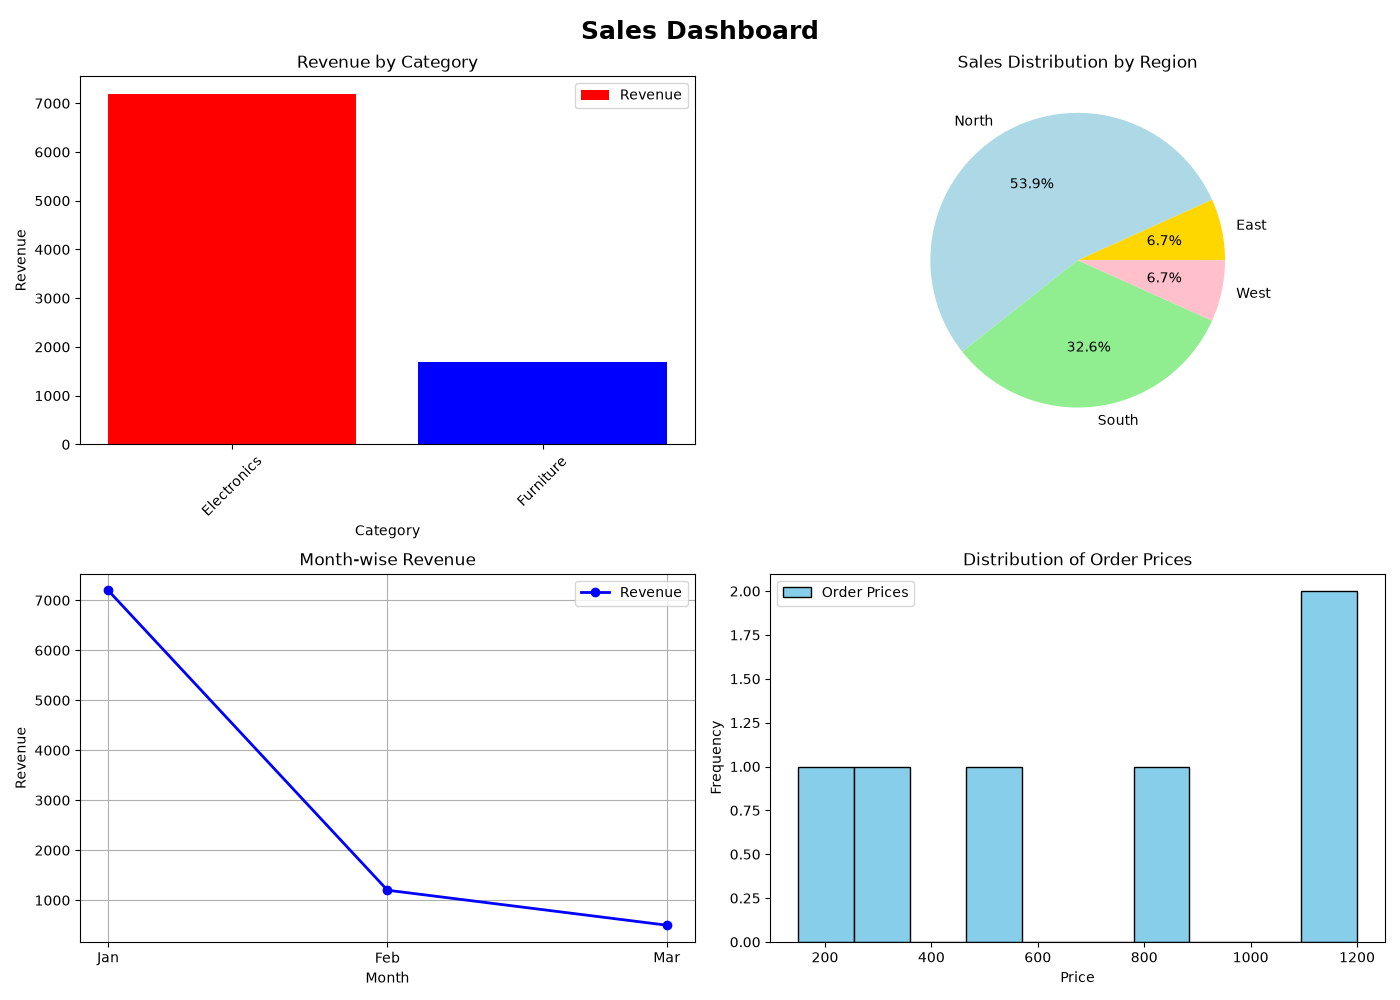

This chart was generated by the following Python code:

# SALES DATA DASHBOARD SYSTEM
# Part 1
# Import Libraries + Load Dataset + Data Cleaning

import pandas as pd
import matplotlib.pyplot as plt
from matplotlib.backends.backend_pdf import PdfPages


# Load Dataset


try:
    df = pd.read_csv("sales_data.csv")
    print("=" * 60)
    print("Sales Dataset Loaded Successfully!")
    print("=" * 60)

except FileNotFoundError:
    print("Error: sales_data.csv not found.")
    exit()


# Display Dataset

print("\nFirst 5 Rows")
print(df.head())

print("\nLast 5 Rows")
print(df.tail())

print("\nDataset Shape")
print(df.shape)

print("\nColumn Names")
print(df.columns)

print("\nDataset Information")
print(df.info())

print("\nMissing Values")
print(df.isnull().sum())


# Data Cleaning

# Convert Date Column

df["date"] = pd.to_datetime(
    df["date"],
    errors="coerce"
)

# Convert Price into Numeric

df["price"] = pd.to_numeric(
    df["price"],
    errors="coerce"
)

# Convert Quantity into Numeric

df["quantity"] = pd.to_numeric(
    df["quantity"],
    errors="coerce"
)

# Remove Missing Values

df.dropna(
    subset=[
        "date",
        "price",
        "quantity"
    ],
    inplace=True
)

# Remove Duplicate Records

duplicates = df.duplicated().sum()

print("\nDuplicate Rows :", duplicates)

df.drop_duplicates(inplace=True)

# Reset Index

df.reset_index(
    drop=True,
    inplace=True
)

print("\nDataset After Cleaning")

print(df.head())


# Revenue Calculation


df["revenue"] = (
    df["price"] *
    df["quantity"]
)

print("\nRevenue Column Created Successfully")

print(
    df[
        [
            "product",
            "price",
            "quantity",
            "revenue"
        ]
    ].head()
)


# Basic Statistics


print("\nBasic Statistics")

print(df.describe())

print("\nTotal Revenue")

print(df["revenue"].sum())

print("\nAverage Revenue")

print(df["revenue"].mean())

print("\nHighest Revenue")

print(df["revenue"].max())

print("\nLowest Revenue")

print(df["revenue"].min())

print("\nRevenue Column Information")

print(df["revenue"].describe())

print("\nPart 1 Completed Successfully!")

print("=" * 60)


# PART 2
# Feature Engineering + Dashboard


# Month Feature


df["month"] = df["date"].dt.strftime("%b")
df["month_number"] = df["date"].dt.month

print("\nMonth Column")

print(df[["date", "month"]].head())

# Revenue by Category


category_sales = (
    df.groupby("category")["revenue"]
      .sum()
)

print("\nRevenue by Category")

print(category_sales)


# Revenue by Region


region_sales = (
    df.groupby("region")["revenue"]
      .sum()
)

print("\nRevenue by Region")

print(region_sales)


# Monthly Revenue


monthly_sales = (
    df.groupby(["month_number", "month"])["revenue"]
      .sum()
      .reset_index()
      .sort_values("month_number")
)

print("\nMonthly Revenue")

print(monthly_sales)


# Dashboard (2 × 2)


fig, axes = plt.subplots(
    2,
    2,
    figsize=(14,10)
)

fig.suptitle(
    "Sales Dashboard",
    fontsize=18,
    fontweight="bold"
)


# Chart 1
# Revenue by Category
# 

axes[0,0].bar(
    category_sales.index,
    category_sales.values,
    color=["red","blue","green","orange","purple"]
)

axes[0,0].set_title("Revenue by Category")
axes[0,0].set_xlabel("Category")
axes[0,0].set_ylabel("Revenue")
axes[0,0].legend(["Revenue"])
axes[0,0].tick_params(axis="x", rotation=45)


# Chart 2
# Sales Distribution by Region


axes[0,1].pie(
    region_sales.values,
    labels=region_sales.index,
    autopct="%1.1f%%",
    colors=[
        "gold",
        "lightblue",
        "lightgreen",
        "pink",
        "orange"
    ]
)

axes[0,1].set_title("Sales Distribution by Region")


# Chart 3
# Monthly Revenue


axes[1,0].plot(
    monthly_sales["month"],
    monthly_sales["revenue"],
    marker="o",
    color="blue",
    linewidth=2,
    label="Revenue"
)

axes[1,0].set_title("Month-wise Revenue")
axes[1,0].set_xlabel("Month")
axes[1,0].set_ylabel("Revenue")
axes[1,0].legend()
axes[1,0].grid(True)


# Chart 4
# Histogram

axes[1,1].hist(
    df["price"],
    bins=10,
    color="skyblue",
    edgecolor="black",
    label="Order Prices"
)

axes[1,1].set_title("Distribution of Order Prices")
axes[1,1].set_xlabel("Price")
axes[1,1].set_ylabel("Frequency")
axes[1,1].legend()

# Save Dashboard


plt.tight_layout()

plt.savefig("sales_dashboard.png")

plt.show()

print("\nDashboard Saved Successfully!")

print("=" * 60)
print("Part 2 Completed Successfully!")
print("=" * 60)


# PART 3
# Scatter Plot + Outliers + Stacked Bar Chart



# Detect Outliers


# Using IQR Method

Q1 = df["price"].quantile(0.25)
Q3 = df["price"].quantile(0.75)

IQR = Q3 - Q1

lower_limit = Q1 - (1.5 * IQR)
upper_limit = Q3 + (1.5 * IQR)

normal_data = df[
    (df["price"] >= lower_limit) &
    (df["price"] <= upper_limit)
]

outliers = df[
    (df["price"] < lower_limit) |
    (df["price"] > upper_limit)
]

print("\nTotal Outliers Found :", len(outliers))


# Scatter Plot


plt.figure(figsize=(8,6))

# Normal Points

plt.scatter(
    normal_data["price"],
    normal_data["quantity"],
    color="blue",
    alpha=0.7,
    label="Normal Data"
)

# Outliers

plt.scatter(
    outliers["price"],
    outliers["quantity"],
    color="red",
    s=100,
    label="Outliers"
)

plt.title("Price vs Quantity")

plt.xlabel("Price")
plt.ylabel("Quantity")

plt.legend()

plt.grid(True)

plt.tight_layout()

plt.savefig("scatter_outliers.png")

plt.show()

print("Scatter Plot Saved Successfully!")


# Revenue by Category & Region


stacked_data = df.pivot_table(
    values="revenue",
    index="category",
    columns="region",
    aggfunc="sum",
    fill_value=0
)

print("\nRevenue by Category and Region")

print(stacked_data)


# Stacked Bar Chart


plt.figure(figsize=(10,6))

stacked_data.plot(
    kind="bar",
    stacked=True
)

plt.title("Revenue by Category (Split by Region)")

plt.xlabel("Category")

plt.ylabel("Revenue")

plt.xticks(rotation=45)

plt.legend(title="Region")

plt.tight_layout()

plt.savefig("stacked_bar.png")

plt.show()

print("Stacked Bar Chart Saved Successfully!")

print("=" * 60)
print("Part 3 Completed Successfully!")
print("=" * 60)



# PART 4
# Summary Table + PDF Report + Project Summary



# Summary Table

summary_table = (
    df.groupby("category")
      .agg(
          Total_Revenue=("revenue", "sum"),
          Total_Orders=("order_id", "count"),
          Average_Price=("price", "mean"),
          Total_Quantity=("quantity", "sum")
      )
      .reset_index()
)

print("\nSummary Table")
print(summary_table)


# Create PDF Report


with PdfPages("Sales_Report.pdf") as pdf:

    
    # Dashboard Image
    
    dashboard = plt.imread("sales_dashboard.png")

    fig = plt.figure(figsize=(10,7))

    plt.imshow(dashboard)

    plt.axis("off")

    plt.title("Sales Dashboard")

    pdf.savefig(fig)

    plt.close()


    
    # Scatter Plot Image
    

    scatter = plt.imread("scatter_outliers.png")

    fig = plt.figure(figsize=(8,6))

    plt.imshow(scatter)

    plt.axis("off")

    plt.title("Scatter Plot")

    pdf.savefig(fig)

    plt.close()


   
    # Stacked Bar Image
    

    stacked = plt.imread("stacked_bar.png")

    fig = plt.figure(figsize=(8,6))

    plt.imshow(stacked)

    plt.axis("off")

    plt.title("Revenue by Category (Split by Region)")

    pdf.savefig(fig)

    plt.close()


    # Summary Table
  

    fig, ax = plt.subplots(figsize=(10,4))

    ax.axis("off")

    table = ax.table(
        cellText=summary_table.values,
        colLabels=summary_table.columns,
        loc="center"
    )

    table.auto_set_font_size(False)
    table.set_fontsize(10)
    table.scale(1.2, 1.5)

    plt.title("Sales Summary")

    pdf.savefig(fig)

    plt.close()

print("\nSales_Report.pdf Created Successfully!")


# Final Project Summary

print("\n" + "=" * 60)
print("FINAL PROJECT SUMMARY")
print("=" * 60)

print(f"Total Records       : {len(df)}")
print(f"Total Revenue       : {df['revenue'].sum():,.2f}")
print(f"Average Price       : {df['price'].mean():.2f}")
print(f"Average Quantity    : {df['quantity'].mean():.2f}")
print(f"Highest Price       : {df['price'].max():.2f}")
print(f"Lowest Price        : {df['price'].min():.2f}")

print("=" * 60)

print("\nGenerated Files")

print("✔ sales_dashboard.png")
print("✔ scatter_outliers.png")
print("✔ stacked_bar.png")
print("✔ Sales_Report.pdf")

print("\nProject Completed Successfully!")
